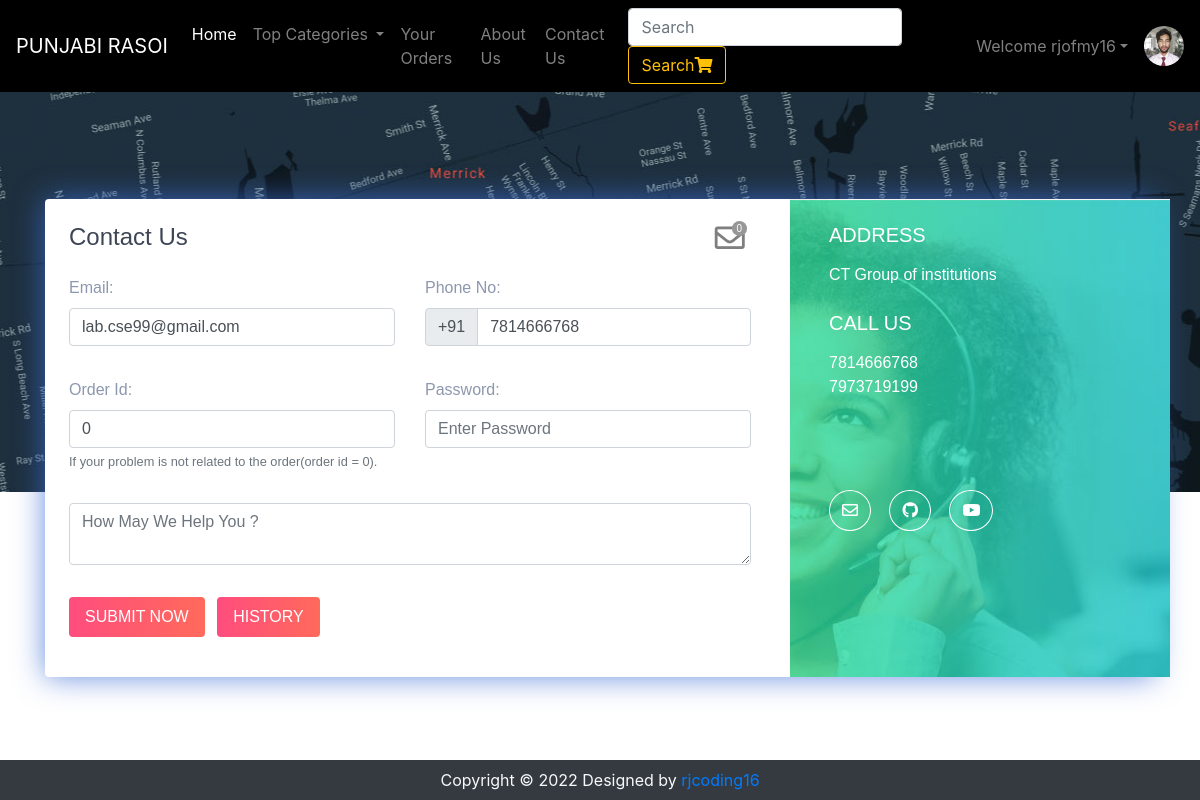
Screenshot of /contact.php (signed in) with the database file from the repository.
### tables this page shows
CREATE TABLE `users` (
  `id` int(21) NOT NULL,
  `username` varchar(21) NOT NULL,
  `firstName` varchar(21) NOT NULL,
  `lastName` varchar(21) NOT NULL,
  `email` varchar(35) NOT NULL,
  `phone` bigint(20) NOT NULL,
  `userType` enum('0','1') NOT NULL DEFAULT '0' COMMENT '0=user\r\n1=admin',
  `password` varchar(255) NOT NULL,
  `joinDate` datetime NOT NULL DEFAULT current_timestamp()
);

CREATE TABLE `sitedetail` (
  `tempId` int(11) NOT NULL,
  `systemName` varchar(21) NOT NULL,
  `email` varchar(35) NOT NULL,
  `contact1` bigint(21) NOT NULL,
  `contact2` bigint(21) DEFAULT NULL COMMENT 'Optional',
  `address` text NOT NULL,
  `dateTime` datetime NOT NULL DEFAULT current_timestamp()
);

### contact.php (the view, shortened to what this page needs)
<!doctype html>
<html lang="en">
  <head>
    <link rel="stylesheet" href="https://stackpath.bootstrapcdn.com/bootstrap/4.5.0/css/bootstrap.min.css">
    <link rel="stylesheet" href="https://use.fontawesome.com/releases/v5.8.2/css/all.css">
  </head>
  <body>
  <?php include 'partials/_dbconnect.php';?>
  <?php include 'partials/_nav.php';?>
      <div class="contact2" style="background-image:url(img/map.jpg);height: 400px;" id="contact">
        <div class="container">
          <div class="row contact-container">
            <div class="col-lg-12">
              <div class="card card-shadow border-0 mb-4">
                <div class="row">
                  <div class="col-lg-8">
                    <div class="contact-box p-4">
                      <div class="row">
                        <div class="col-lg-8">
                          <h4 class="title">Contact Us</h4>
                        </div>
                        <?php if($loggedin){ ?>
                          <div class="col-lg-4">
                            <div class="icon-badge-container mx-1" style="padding-left: 167px;">
                              <a href="#" data-toggle="modal" data-target="#adminReply"><i class="far fa-envelope icon-badge-icon"></i></a>
                              <div class="icon-badge"><b><span id="totalMessage">0</span></b></div>
                            </div>
                          </div>
                        <?php } ?>
                      </div>
                      <?php
                          $passSql = "SELECT * FROM users WHERE id='$userId'";
                          $passResult = mysqli_query($conn, $passSql);
                          $passRow=mysqli_fetch_assoc($passResult);
                          $email = $passRow['email'];
                          $phone = $passRow['phone'];
                      ?>
                      <form action="partials/_manageContactUs.php" method="POST">
                        <div class="row">
                          <div class="col-lg-6">
                            <div class="form-group mt-3">
                                <b><label for="email">Email:</label></b>
                                <input type="email" class="form-control" id="email" name="email" placeholder="Enter Your Email" required value="<?php echo $email ?>">
                            </div>
                          </div>
                          <div class="col-lg-6">
                            <div class="form-group mt-3">
                                <b><label for="phone">Phone No:</label></b>
                                <div class="input-group mb-3">
                                    <div class="input-group-prepend">
                                      <span class="input-group-text" id="basic-addon">+91</span>
                                    </div>
                                    <input type="tel" class="form-control" id="phone" name="phone" aria-describedby="basic-addon" placeholder="Enter Your Phone Number" required pattern="[0-9]{10}" value="<?php echo $phone ?>">
                                </div>
                            </div>
                          </div>
                          <div class="col-lg-6">
                            <div class="form-group mt-3">
                              <b><label for="orderId">Order Id:</label></b>
                              <input class="form-control" type="text" id="orderId" name="orderId" placeholder="Order Id" value="0">
                              <small id="orderIdHelp" class="form-text text-muted">If your problem is not related to the order(order id = 0).</small>
                            </div>
                          </div>
                          <div class="col-lg-6">
                            <div class="form-group mt-3">
                              <b><label for="password">Password:</label></b>
                              <input class="form-control" id="password" name="password" placeholder="Enter Password" type="password" placeholder="Enter Your Password" required data-toggle="password">
                            </div>
                          </div>
                          <div class="col-lg-12">
                            <div class="form-group  mt-3">
                                <textarea class="form-control" id="message" name="message" rows="2" required minlength="6" placeholder="How May We Help You ?"></textarea>
                            </div>
                          </div>
                          <?php if($loggedin){ ?>
                            <div class="col-lg-12">
                              <button type="submit" class="btn btn-danger-gradiant mt-3 mb-3 text-white border-0 py-2 px-3"><span> SUBMIT NOW <i class="ti-arrow-right"></i></span></button>
                              <button type="button" class="btn btn-danger-gradiant mt-3 mb-3 text-white border-0 py-2 px-3 mx-2" data-toggle="modal" data-target="#history"><span> HISTORY <i class="ti-arrow-right"></i></span></button>
                            </div>
                          <?php } ?>
                        </div>
                      </form>
                    </div>
                  </div>
                  <?php
                    $sql = "SELECT * FROM `sitedetail`";
                    $result = mysqli_query($conn, $sql);
                    $row = mysqli_fetch_assoc($result);
                    $address = $row['address'];
                    $email = $row['email'];
                    $contact1 = $row['contact1'];
                    $contact2 = $row['contact2'];
                    echo '<div class="col-lg-4 bg-image" style="background-image:url(img/contact.jpg)">
                          <div class="detail-box p-4">
                            <h5 class="text-white font-weight-light mb-3">ADDRESS</h5>
                            <p class="text-white op-7">' .$address. '</p>
                            <h5 class="text-white font-weight-light mb-3 mt-4">CALL US</h5>
                            <p class="text-white op-7">' .$contact1. '
                              <br> ' .$contact2. '</p>
                            <div class="round-social light">
                              <a href="https://mail.google.com/mail/?view=cm&fs=1&tf=1&to=' .$email. '" class="ml-0 text-decoration-none text-white border border-white rounded-circle" target="_blank"><i class="far fa-envelope"></i></a>
                              <a href="https://github.com/darshankparmar" class="text-decoration-none text-white border border-white rounded-circle" target="_blank"><i class="fab fa-github"></i></i></a>
                              <a href="https://youtube.com/" class="text-decoration-none text-white border border-white rounded-circle" target="_blank"><i class="fab fa-youtube"></i></a>
                            </div>
                          </div>
                        </div>';
                  ?>
                </div>
              </div>
            </div>
          </div>
        </div>
      </div>
  <?php include 'partials/_footer.php';?>
  </body>
</html>

### contact.php (style rules this page uses)
.icon-badge-container { position: absolute; }
.icon-badge-icon { font-size: 30px; color: rgb(0 0 0 / 50%); position: relative; }
.icon-badge { background-color: #979797;; font-size: 10px; color: white; text-align: center; width: 15px; height: 15px; border-radius: 49%; position: relative; top: -35px; left: 17px; }
.contact2 { font-family: "Montserrat", sans-serif; color: #8d97ad; font-weight: 300; background-position: center top; }
.contact2 h1, .contact2 h2, .contact2 h3, .contact2 h4, .contact2 h5, .contact2 h6 { color: #3e4555; }
.contact2 .bg-image { background-size: cover; position: relative; display: -webkit-box; display: -webkit-flex; display: -ms-flexbox; display: flex; }
.contact2 .card.card-shadow { -webkit-box-shadow: 0px 0px 30px rgba(115, 128, 157, 0.1); box-shadow: 0px 0px 30px rgba(61, 109, 214, 0.774); }
.contact2 .detail-box .round-social { margin-top: 100px; }
.contact2 .round-social a { background: transparent; margin: 0 7px; padding: 11px 12px; }
.contact2 .contact-container { position: relative; top: 107px; }
.contact2 .btn-danger-gradiant { background: #ff4d7e; background: -webkit-linear-gradient(legacy-direction(to right), #ff4d7e 0%, #ff6a5b 100%); background: -webkit-gradient(linear, left top, right top, from(#ff4d7e), to(#ff6a5b)); background: -webkit-linear-gradient(left, #ff4d7e 0%, #ff6a5b 100%); background: -o-linear-gradient(left, #ff4d7e 0%, #ff6a5b 100%); background: linear-gradient(to right, #ff4d7e 0%, #ff6a5b 100%); }

### rows the page displays
users: email "lab.cse99@gmail.com", phone "7814666768"
sitedetail: address "CT Group of institutions", contact1 "7814666768", contact2 "7973719199"

### other values shown
$username "rjofmy16"
